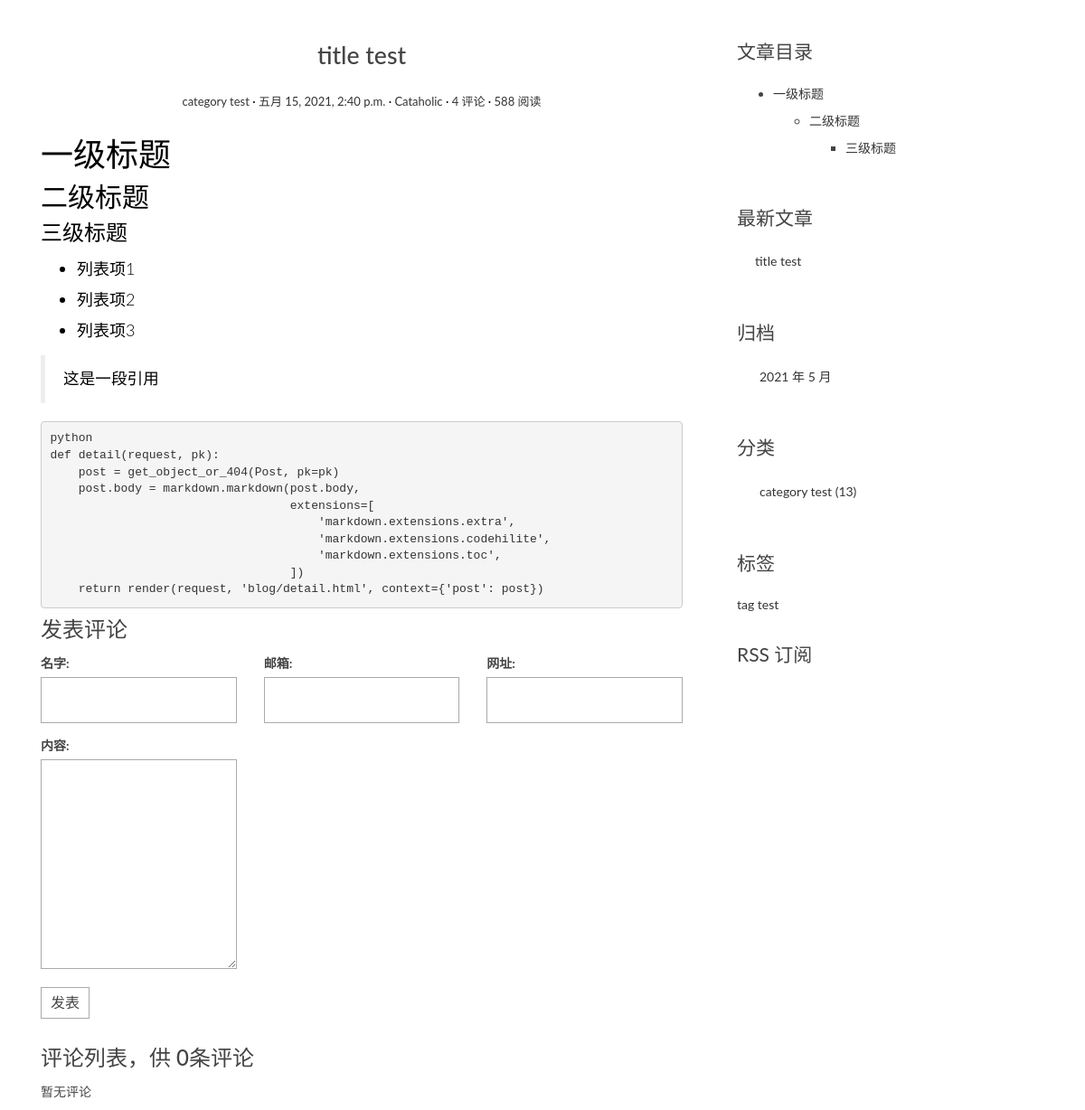
Page /posts/1/ on the earlier database version.
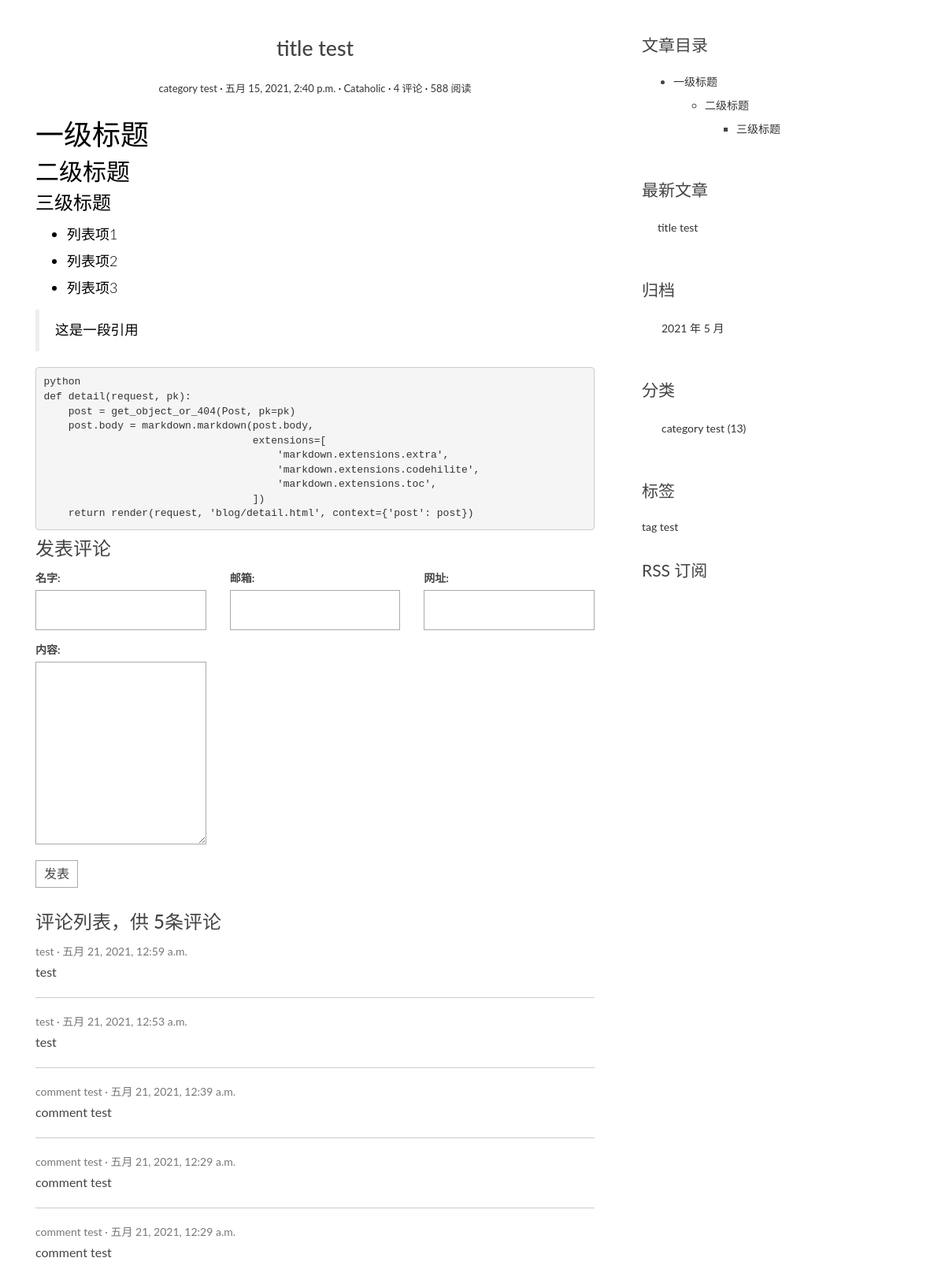
Same page on the later database version.
### blog/models.py (models this page shows, shortened)
class Post(models.Model):
    title = models.CharField("标题", max_length=70)
    body = models.TextField("正文")
    author = models.ForeignKey(User, verbose_name="作者", on_delete=models.CASCADE)
    excerpt = models.CharField("摘要", max_length=200, blank=True)
    category = models.ForeignKey(Category, verbose_name="分类", on_delete=models.CASCADE)
    tags = models.ManyToManyField(Tag, verbose_name="标签", blank=True)
    created_time = models.DateTimeField("创建时间", default=timezone.now)
    modified_time = models.DateTimeField("修改时间")
    views = models.PositiveIntegerField(default=0, editable=False)
    class Meta:
        verbose_name = "文章"
        verbose_name_plural = verbose_name
        ordering = ["-created_time"]
    def get_absolute_url(self):
        return reverse('blog:detail', kwargs={'pk': self.pk})

class Category(models.Model):
    name = models.CharField("分类", max_length=100)
    class Meta:
        verbose_name = "分类"
        verbose_name_plural = verbose_name

class Tag(models.Model):
    name = models.CharField("标签", max_length=100)
    class Meta:
        verbose_name = "标签"
        verbose_name_plural = verbose_name

### comments/models.py (models this page shows, shortened)
class Comment(models.Model):
    name = models.CharField('名字', max_length=50)
    email = models.EmailField('邮箱')
    url = models.URLField('网址', blank=True)
    text = models.TextField('内容')
    created_time = models.DateTimeField('创建时间', default=timezone.now)
    post = models.ForeignKey('blog.Post', verbose_name='文章', on_delete=models.CASCADE)
    class Meta:
        verbose_name = '评论'
        verbose_name_plural = verbose_name
        ordering = ['-created_time']

### blog/views.py (the view)
# urls.py: path('posts/<int:pk>/', views.detail, name='detail'),
def detail(request, pk):
    post = get_object_or_404(Post, pk=pk)
    md = markdown.Markdown(extensions=[
        'markdown.extensions.extra',
        'markdown.extensions.codehilite',
        TocExtension(slugify=slugify),
    ])
    post.body = md.convert(post.body)
    m = re.search(r'<div class="toc">\s*<ul>(.*)</ul>\s*</div>', md.toc, re.S)
    post.toc = m.group(1) if m is not None else ''
    return render(request, 'blog/detail.html', context={'post': post})

### comments/form.py
class CommentForm(forms.ModelForm):
    class Meta:
        model = Comment
        fields = ['name', 'email', 'url', 'text']

### blog/templatetags/blog_extras.py (called while the page is built)
@register.inclusion_tag('blog/inclusions/_recent_posts.html', takes_context=True)
def show_recent_posts(context, num=5):
    return {
        'recent_post_list': Post.objects.all().order_by('-created_time')[:num],
    }

@register.inclusion_tag('blog/inclusions/_archives.html', takes_context=True)
def show_archives(context):
    return {
        'date_list': Post.objects.dates('created_time', 'month', order='DESC'),
    }

@register.inclusion_tag('blog/inclusions/_categories.html', takes_context=True)
def show_categories(context):
    return {
        'category_list': Category.objects.all(),
    }

@register.inclusion_tag('blog/inclusions/_tags.html', takes_context=True)
def show_tags(context):
    return {
        'tag_list': Tag.objects.all(),
    }

### comments/templatetags/comment_extras.py (called while the page is built)
@register.inclusion_tag('comments/inclusions/_form.html', takes_context=True)
def show_comment_form(context, post, form=None):
    if form is None:
        form = CommentForm()
    return {'form': form, 'post': post}

@register.inclusion_tag('comments/inclusions/_list.html', takes_context=True)
def show_comments(context, post):
    comment_list = post.comment_set.all().order_by('-created_time')
    comment_count = comment_list.count()
    return {'comment_list': comment_list, 'comment_count': comment_count}

### templates/blog/detail.html (shortened to what this page needs)
{% extends 'base.html' %}
{% load comment_extras %}
{% block main %}
    <article class="post post-{{ post.pk }}">
        <header class="entry-header">
            <h1 class="entry-title">{{ post.title }}</h1>
            <div class="entry-meta">
                <span class="post-category"><a href="#">{{ post.category.name }}</a></span>
                <span class="post-date"><a href="#"><time class="entry-date"
                                                          datetime="{{ post.created_time }}">{{ post.created_time }}</time></a></span>
                <span class="post-author"><a href="#">{{ post.author }}</a></span>
                <span class="comments-link"><a href="#">4 评论</a></span>
                <span class="views-count"><a href="#">588 阅读</a></span>
            </div>
        </header>
        <div class="entry-content clearfix">
            {{ post.body | safe }}
        </div>
    </article>
    <section class="comment-area">
        <h3>发表评论</h3>
        {% show_comment_form post %}
        <div class="comment-list-panel">
            {% show_comments post %}
        </div>
    </section>
    <body>
    </body>
{% endblock main %}
{% block toc %}
    {% if post.toc %}
        <div class="widget widget-content">
            <h3 class="widget-title">文章目录</h3>
            <ul>
            {{ post.toc | safe }}
            </ul>
        </div>
    {% endif %}
{% endblock toc %}

### templates/base.html (shortened to what this page needs)
{% load static %}
{% load blog_extras %}
<!DOCTYPE html>
<html>
<head>
      <link rel="stylesheet" href="http://code.ionicframework.com/ionicons/2.0.1/css/ionicons.min.css">
      <link rel="stylesheet" href="{% static 'blog/css/bootstrap.min.css' %}">
      <link rel="stylesheet" href="{% static 'blog/css/pace.css' %}">
      <link rel="stylesheet" href="{% static 'blog/css/custom.css' %}">
  <link href="https://cdn.bootcss.com/highlight.js/9.15.8/styles/github.min.css" rel="stylesheet">
</head>
<main class="col-md-8">
    {% block main %}
    {% endblock %}
</main>
<aside class="col-md-4">
    {% block toc %}
    {% endblock %}
    {% show_recent_posts %}
    {% show_archives %}
    {% show_categories %}
    {% show_tags %}
    <div class="rss">
        <a href=""> RSS 订阅</a>
    </div>
</aside>

### templates/comments/inclusions/_form.html (shortened to what this page needs)
<form action="{% url 'comments:comment' post.pk %}" method="post" class="comment-form">
    <div class="row">
        <div class="col-md-4">
            <label for="{{ form.name.id_for_label }}">{{ form.name.label }}:</label>
            {{ form.name }}
        </div>
        <div class="col-md-4">
            <label for="{{ form.email.id_for_label }}">{{ form.email.label }}:</label>
            {{ form.email }}
        </div>
        <div class="col-md-4">
            <label for="{{ form.url.id_for_label }}">{{ form.url.label }}:</label>
            {{ form.url }}
        </div>
        <div class="col-md-4">
            <label for="{{ form.text.id_for_label }}">{{ form.text.label }}:</label>
            {{ form.text }}
            <button class="comment-btn" type="submit">发表</button>
        </div>
    </div>
</form>

### templates/comments/inclusions/_list.html
<h3>评论列表，供 <span>{{ comment_count }}</span>条评论</h3>
<ul class="comment-list list-unstyled">
    {% for comment in comment_list %}
        <li class="comment-item">
            <span class="nickname">{{ comment.name }}</span>
            <time class="submit-date" datetime="{{ comment.created_time }}">{{ comment.created_time }}</time>
            <div class="text">
                {{ comment.text | linebreaksbr}}
            </div>
        </li>
    {% empty %}
        暂无评论
    {% endfor %}
</ul>

### templates/blog/inclusions/_recent_posts.html
<div class="widget widget-recent-posts">
    <h3 class="widget-title">最新文章</h3>
    <ul>
        {% for post in recent_post_list %}
            <li>
                <a href="{{ post.get_absolute_url }}">{{ post.title }}</a>
            </li>
        {% empty %}
            暂无文章
        {% endfor %}
    </ul>
</div>

### templates/blog/inclusions/_archives.html
<div class="widget widget-archives">
    <h3 class="widget-title">归档</h3>
    <ul>
        {% for date in date_list %}
        <li>
            <a href="{% url 'blog:archive' date.year date.month %}">{{ date.year }} 年 {{ date.month }} 月</a>
        </li>
        {% empty %}
            暂无归档
        {% endfor %}
    </ul>
</div>

### templates/blog/inclusions/_categories.html
<div class="widget widget-category">
    <h3 class="widget-title">分类</h3>
    <ul>
        {% for category in category_list %}
        <li>
            <a href="{% url 'blog:category' category.pk %}">{{ category.name }} <span class="post-count">(13)</span></a>
        </li>
        {% empty %}
            暂无分类
        {% endfor %}
    </ul>
</div>

### templates/blog/inclusions/_tags.html
<div class="widget widget-tag-cloud">
    <h3 class="widget-title">标签</h3>
    <ul>
        {% for tag in tag_list %}
        <a href="{% url 'blog:tag' tag.pk %}">{{ tag.name }}</a>
        {% empty %}
            暂无标签
        {% endfor %}
    </ul>
</div>

### blog/static/blog/css/custom.css (style rules this page uses)
* { outline: none; }
h1, h2, h3, h4, h5, h6 { margin-top: 0; }
a { color: #333; }
body { color: #444; font-family: 'Lato', sans-serif; }
p { font-family: 'Ubuntu', sans-serif; font-weight: 400; word-spacing: 1px; letter-spacing: 0.01em; }
.post { background: #fff; padding: 30px 30px 0; }
.entry-title { text-align: center; font-size: 1.9em; margin-bottom: 20px; line-height: 1.6; padding: 10px 20px 0; }
.entry-meta { text-align: center; color: #DDDDDD; font-size: 13px; margin-bottom: 30px; }
.entry-content { font-size: 18px; line-height: 1.9; font-weight: 300; color: #000; }
.post-category::after, .post-date::after, .post-author::after, .comments-link::after { content: ' ·'; color: #000; }
.widget { background: #fff; padding: 30px 0 0; }
.widget-title { font-size: 1.5em; margin-bottom: 20px; line-height: 1.6; padding: 10px 0 0; font-weight: 400; }
.widget-recent-posts ul { padding: 0; margin: 0; padding-left: 20px; }
.widget-recent-posts ul li { list-style-type: none; position: relative; line-height: 170%; margin-bottom: 10px; }
.widget-recent-posts ul li::before { content: '\f3d3'; font-family: "Ionicons"; position: absolute; left: -17px; top: 3px; font-size: 16px; color: #000; }
.widget-archives ul { padding: 0; margin: 0; padding-left: 25px; }
.widget-archives ul li { list-style-type: none; position: relative; line-height: 170%; margin-bottom: 10px; }
.widget-archives ul li::before { content: '\f3f3'; font-family: "Ionicons"; position: absolute; left: -25px; top: 1px; font-size: 16px; color: #000; }
.widget-category ul { padding: 0; margin: 0; padding-left: 25px; }
.widget-category ul li { list-style-type: none; position: relative; line-height: 170%; margin-bottom: 10px; }
.widget-category ul li::before { content: '\f3fe'; font-family: "Ionicons"; position: absolute; left: -25px; top: 1px; font-size: 18px; color: #000; }
.widget-tag-cloud ul { padding: 0; margin: 0; margin-right: -10px; }
.widget-content ul ul { margin-top: 10px; }
.widget-content ul li { margin-bottom: 10px; }
.rss { font-size: 21px; margin-top: 30px; }
.rss a { color: #444; }
.contact-form input, .comment-form input { border: 1px solid #aaa; margin-bottom: 15px; width: 100%; padding: 15px 15px; font-size: 16px; line-height: 100%; transition: 0.4s border-color linear; }
.contact-form textarea, .comment-form textarea { border: 1px solid #aaa; margin-bottom: 15px; width: 100%; padding: 15px 15px; font-size: 16px; line-height: 20px !important; min-height: 183px; transition: 0.4s border-color linear; }
.comment-area { padding: 0 30px 0; }
.comment-form { margin-top: 15px; }
.comment-form .comment-btn { background-color: #fff; border: 1px solid #aaa; font-size: 16px; padding: 5px 10px; }
.comment-list-panel { margin-top: 30px; }
.comment-list { margin-top: 15px; }
.comment-item:not(:last-child) { border-bottom: 1px #ccc solid; margin-bottom: 20px; padding-bottom: 20px; }
.comment-item .nickname, .comment-item .submit-date { color: #777; font-size: 14px; }
.comment-item .nickname:after { content: ' ·'; }
.comment-item .text { padding-top: 5px; font-size: 16px; }

### templates/base.html (style rules this page uses)
.codehilite { padding: 0; }

Differences in the rows shown:
added Comment: name "test", created_time "五月 21, 2021, 12:59 a.m.", text "test"
added Comment: name "test", created_time "五月 21, 2021, 12:53 a.m.", text "test"
added Comment: name "comment test", created_time "五月 21, 2021, 12:39 a.m.", text "comment test"
added Comment: name "comment test", created_time "五月 21, 2021, 12:29 a.m.", text "comment test"
added Comment: name "comment test", created_time "五月 21, 2021, 12:29 a.m.", text "comment test"
Other differences:
{{ comment_count }}: "0" → "5"
text no longer shown: "暂无评论"
